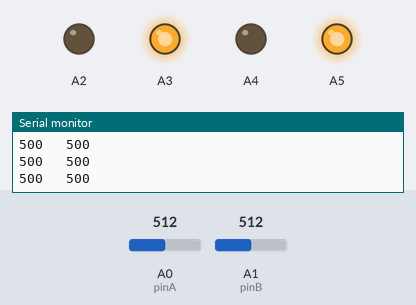
Bench run of a sketch on a simulated Arduino Uno, built with avr-gcc and run on an emulated ATmega328P. On the bench: output pins drawn as LEDs (lit = HIGH), the last lines printed to the serial monitor. Inputs (shaded band) come from the test bench; at power-on: A0 (pinA) = 512, A1 (pinB) = 512.

Above: at 1.2 s.
1.3 s: A0 (pinA) set to 603
4.3 s: A0 (pinA) set to 627
At 4.7 s:
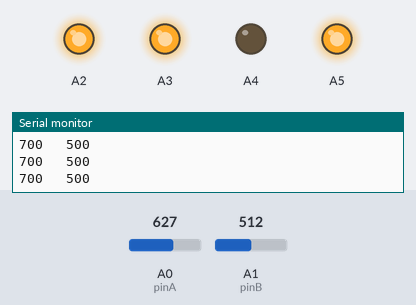
5.8 s: A1 (pinB) set to 749
7.3 s: A1 (pinB) set to 776
At 7.7 s:
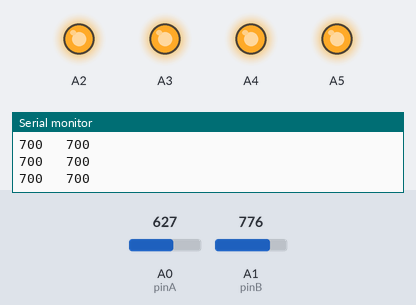
8.8 s: A0 (pinA) set to 511
At 9.2 s:
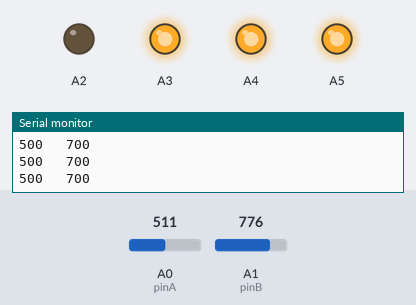
10.3 s: A1 (pinB) set to 122
At 11.5 s:
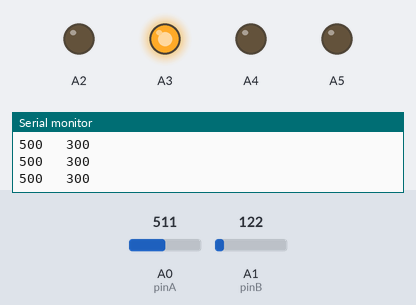
Timing chart, 0 to 12.8 s (numbered marks = the images above; inputs shaded):
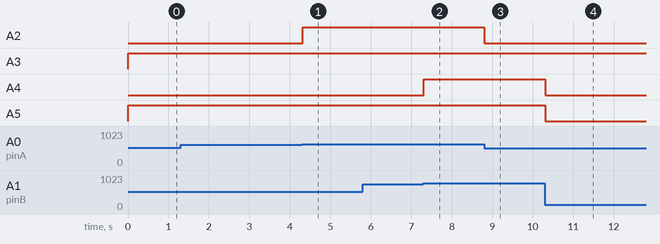

The sketch:

joy2motor_v2.ino
```cpp
/* joy2motor v2
 * Joystick to Motor Control Module
 * Updated on 16 June 2023
 */
#include <Wire.h>

#define pinA A0
#define pinB A1

const int numReadings = 10;

int var;
int var2;
int readings[numReadings];
int total = 0;
int averageA = 0;
int averageB = 0;
int out1;
int out2;
bool calibrationA_bool = true;
bool calibrationB_bool = true;

void calibrationA() {
  for (int i=0;i<10;i++){
  readings[i] = analogRead(pinA);
  total = total + readings[i];
  }
  averageA = total/10;
  Serial.print("average A: ");
  Serial.print(averageA);
  calibrationA_bool = false;
  total = 0;
}

void calibrationB() {
  for (int i=0;i<10;i++){
  readings[i] = analogRead(pinB);
  total = total + readings[i];
  }
  averageB = total/10;
  Serial.print("average B: ");
  Serial.print(averageB);
  calibrationB_bool = false;
}

void setup() {
  // put your setup code here, to run once:

  pinMode(pinA, INPUT);
  pinMode(pinB, INPUT);
  pinMode(A2, OUTPUT);
  pinMode(A3, OUTPUT);
  pinMode(A4, OUTPUT);
  pinMode(A5, OUTPUT);
  Serial.begin(9600);

}

void ReportA(){
   var = analogRead(pinA);
if(var > averageA + 100){
  out1 = 700;
  Serial.print(out1);
  digitalWrite(A2,HIGH);
  digitalWrite(A3,HIGH);
}
else if(var < averageA - 100){
  out1 = 300;
  Serial.print(out1);
  digitalWrite(A2,LOW);
  digitalWrite(A3,LOW);
}
  else {
  out1 = 500;
  Serial.print(out1);
  digitalWrite(A2,LOW);
  digitalWrite(A3,HIGH);
  }
}

void ReportB(){

  var2 = analogRead(pinB);
if(var2 > averageB + 250){
  out2 = 700;
  Serial.println(out2);
  digitalWrite(A4,HIGH);
  digitalWrite(A5,HIGH);
}
else if(var2 < averageB - 250){
  out2 = 300;
  Serial.println(out2);
  digitalWrite(A4,LOW);
  digitalWrite(A5,LOW);
}
  else{
  out2 = 500;
  Serial.println(out2);
  digitalWrite(A4,LOW);
  digitalWrite(A5,HIGH);
  }

}


void loop() {
  // put your main code here, to run repeatedly:
  if (calibrationA_bool == true) {
    calibrationA();
   }
    if (calibrationB_bool == true) {
    calibrationB();
    }
    ReportA();
    Serial.print("   ");
    ReportB();
  }
```

Measured:
- the behaviour switches between 612 and 613 on A0 (pinA) (found by bisection; images 0 and 1)
- the behaviour switches between 762 and 763 on A1 (pinB) (found by bisection; images 1 and 2)
- after the input at 4.3 s, A2: LOW → HIGH at once
- after the input at 7.3 s, A4: LOW → HIGH at once
- after the input at 8.8 s, A2: HIGH → LOW at once
- after the input at 10.3 s, A4, A5: HIGH → LOW at once
